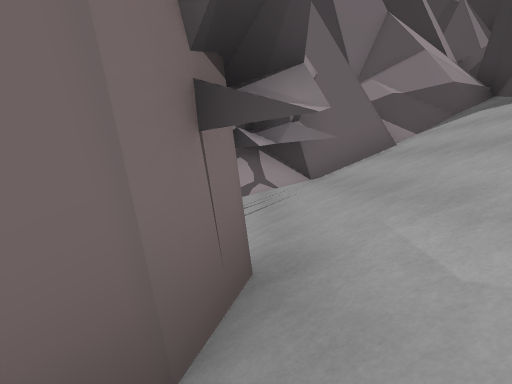
View 1 (above)

21 first-person views from a walk through a 3-D level made in the Unity game engine. The camera is 1.5 m above the floor, tilts 4° down and sees 75° across. The floor is counted in squares, 2 m on a side. Each view is taken from the middle of a square. On the plan, view 1 faces up. The plan holds only what a view shows up to about 11 squares ahead; the rest is blank. The place goes on beyond the plan. Some surface patterns are stand-ins.

View 2
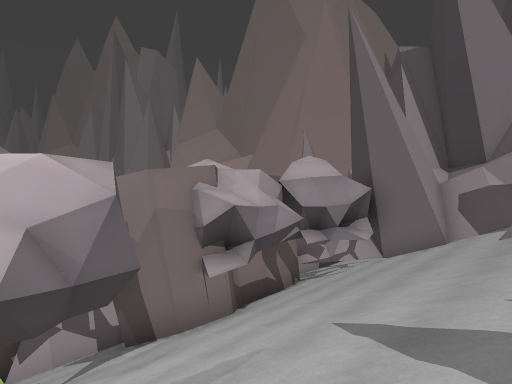

View 3
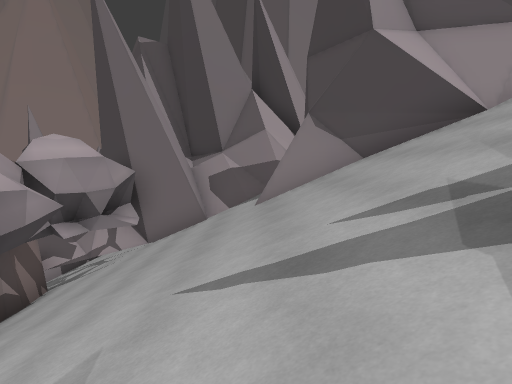

View 4
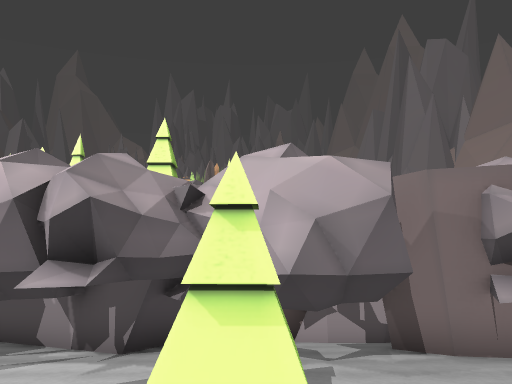

View 5
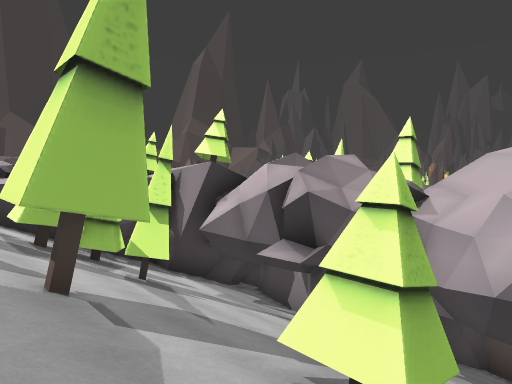

View 6
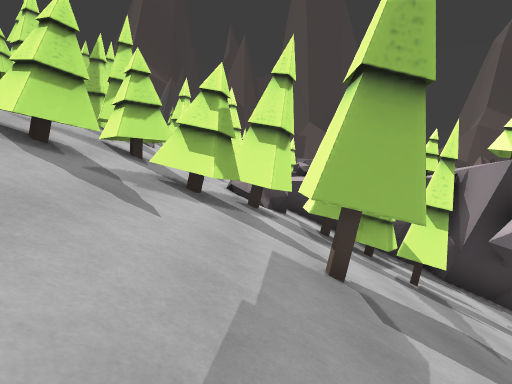

View 7
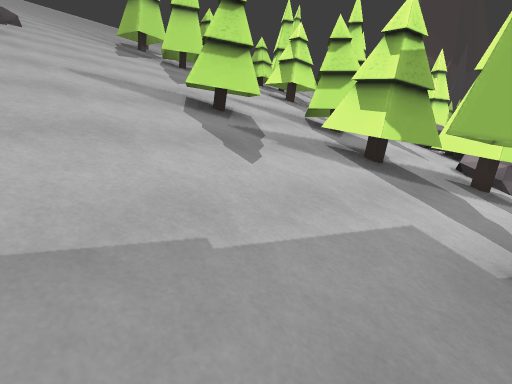

View 8
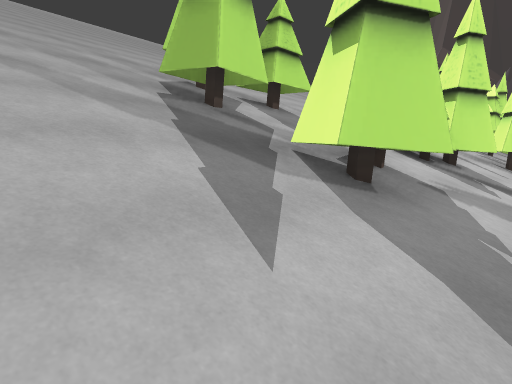

View 9
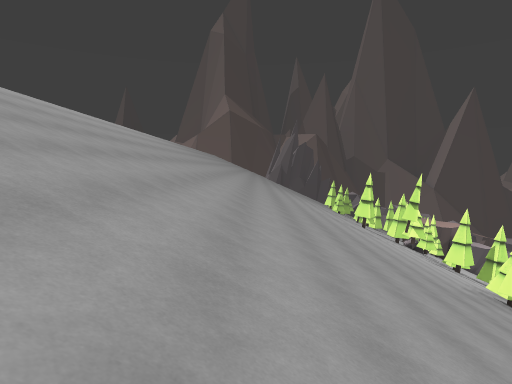

View 10
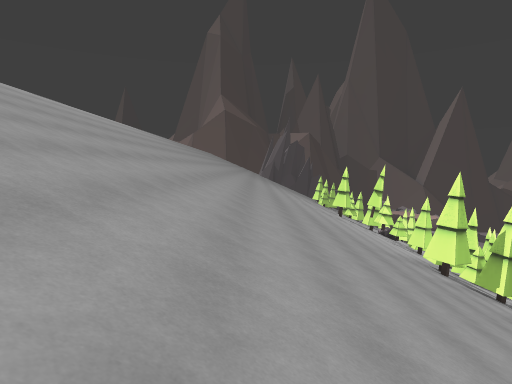

View 11
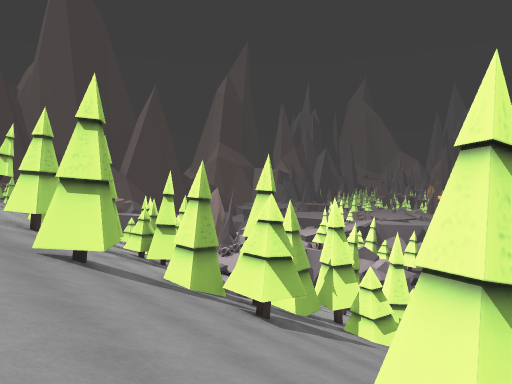

View 12
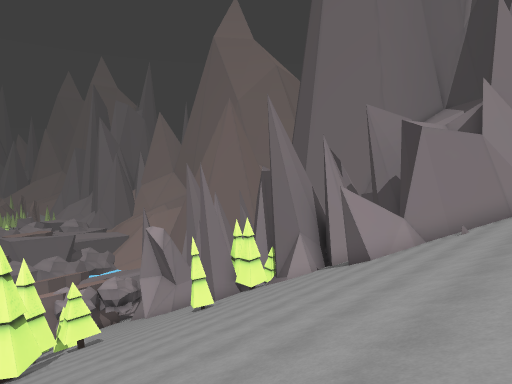

View 13
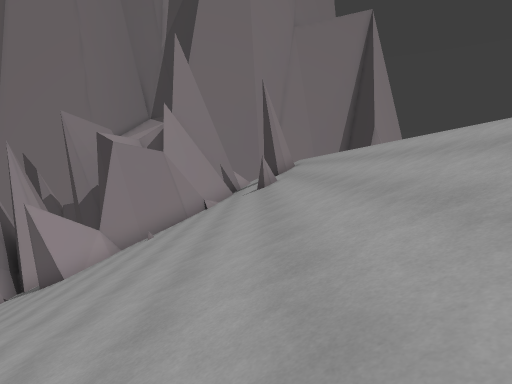

View 14
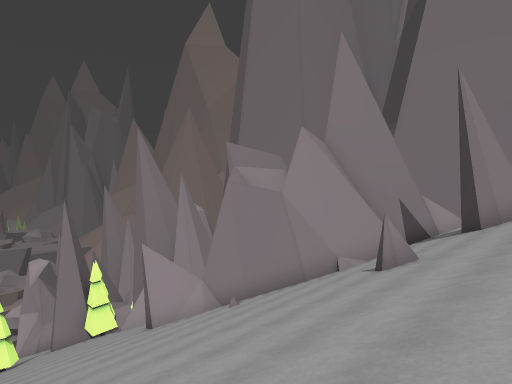

View 15
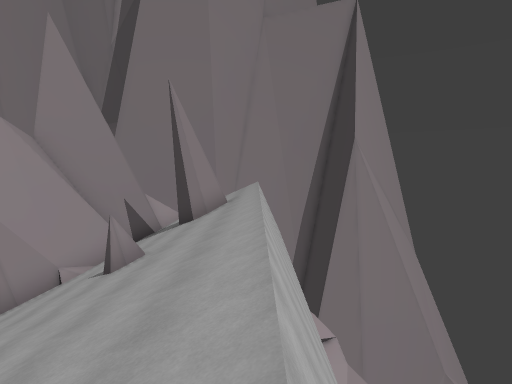

View 16
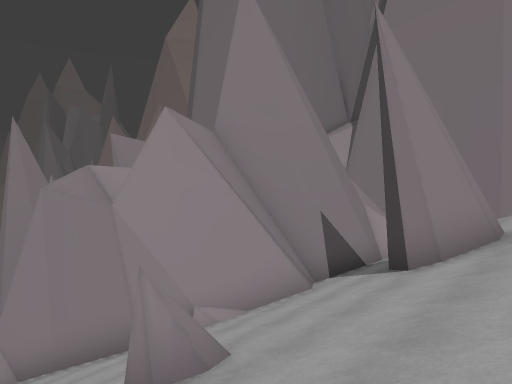

View 17
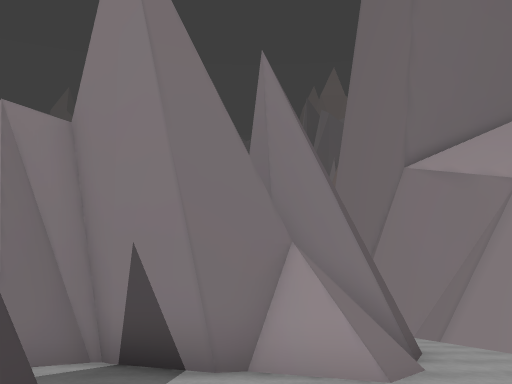

View 18
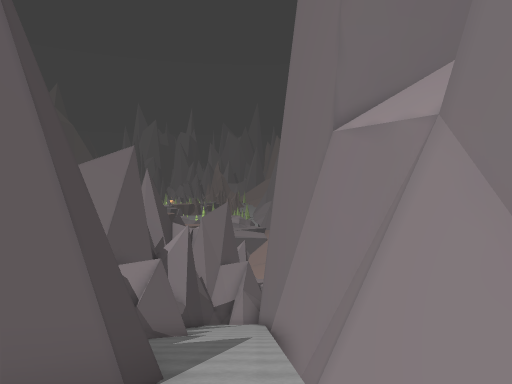

View 19
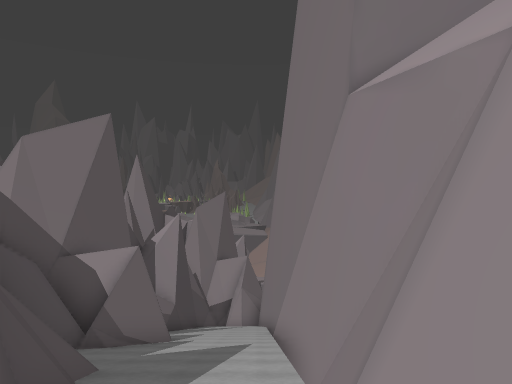

View 20
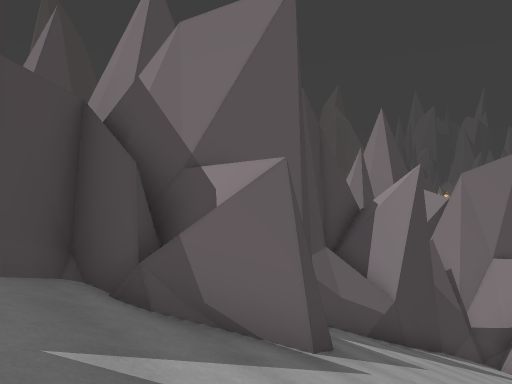

View 21
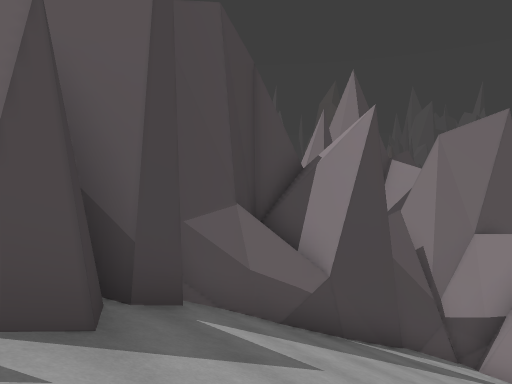

### Floor plan
Key: @ floor where view 1 was taken; # wall or solid block; x gap in a wall; . main floor; - floor 0.75 m lower than the main floor; : floor 1.5 m higher than the main floor; + floor 6.25 m higher than the main floor; / step, stairs or slope; = window, fence, low wall or low ledge; v drop or lower ground; T tree; O other object.
Columns run from 4 left of view 1 to 29 right of it. Each row starts with its distance up from view 1.
 22                        ###
 21                   ######v
 20                 ###vvvv
 19                  /////////// /
 18          ##////////////////////
 17          #/////////////#####///
 16          #####////###//####=#/
 15              ###/###v/## ####/  /
 14                ########    ##///
 13                    ##      #//#/
 12                            #//#//
 11                            #/////v
 10       ###                 ##/////v
  9        /##               ##//////v
  8    ####/###             ##///////v
  7   #####///#            ##////#///v
  6   #./:/// #          //#/////////v
  5   ##/O///#####       ////////////v
  4    #////////#/      /////////////v
  3    #/////////      T/////////////
  2    ##///////      /T/////////////
  1  ###////////   //////////////////
  0  #//@//////   T//////////////////
 -1 ##//=///// T T///T///////////////
 -2 #///=  T/////TT/TT//////////////
 -3 #///////////////OT/T///////////
 -4   ##////T//////////////////////
 -5   ## //////T////////////////////
 -6  ##///T///T//////////////////////
 -7  #-/=/TT/TTT///#TxT#/////////////
 -8  #/////TTT//////T//T/////////////
 -9  ##.#OOO/O////T// TT/////////////
-10   TOT+ v/ OOTTT/T ///////////////

Where each view was taken, in squares from view 1:
view 1: 0 up, 0 right, facing up
view 2: 2 down, 5 right, facing up-left
view 3: 2 down, 4 right, facing up
view 4: 2 down, 5 right, facing left
view 5: 1 down, 5 right, facing down-left
view 6: 1 down, 5 right, facing down
view 7: 2 down, 4 right, facing down-right
view 8: 4 down, 10 right, facing down-right
view 9: 1 up, 22 right, facing down
view 10: 3 up, 21 right, facing down
view 11: 3 up, 17 right, facing down-left
view 12: 4 down, 24 right, facing up-left
view 13: 4 down, 25 right, facing up
view 14: 1 up, 28 right, facing up-left
view 15: 1 up, 28 right, facing up
view 16: 6 up, 28 right, facing up-left
view 17: 15 up, 28 right, facing left
view 18: 19 up, 25 right, facing left
view 19: 19 up, 23 right, facing left
view 20: 19 up, 18 right, facing down-left
view 21: 19 up, 15 right, facing down-left
